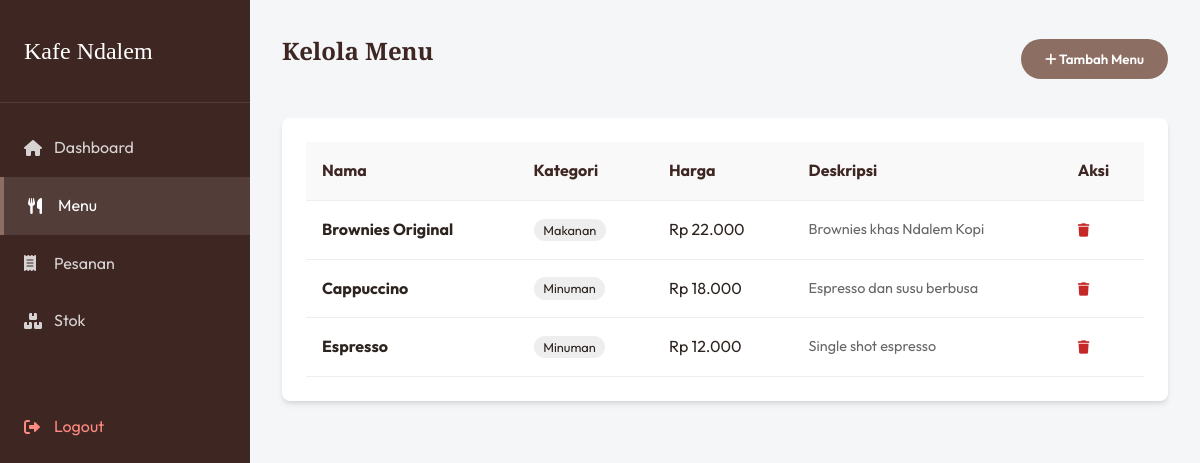
The app's page /manage_menu.php (signed in) with its own data.
### tables this page shows
CREATE TABLE `menu` (
  `id` int(11) NOT NULL,
  `name` varchar(150) NOT NULL,
  `category` varchar(100) DEFAULT NULL,
  `price` decimal(12,2) NOT NULL,
  `description` text,
  `is_active` tinyint(1) DEFAULT '1',
  `created_at` timestamp NULL DEFAULT CURRENT_TIMESTAMP
);

### manage_menu.php (the view, shortened to what this page needs)
<?php
require_once 'config.php';
$menu_list = $conn->query("SELECT * FROM menu ORDER BY category, name");
?>
<!DOCTYPE html>
<html lang="id">
<head>
    <link rel="stylesheet" href="style.css">
    <link href="https://cdnjs.cloudflare.com/ajax/libs/font-awesome/6.0.0/css/all.min.css" rel="stylesheet">
</head>
<body>
    <div class="admin-layout">
        <nav class="sidebar">
            <div class="sidebar-brand">Kafe Ndalem</div>
            <div class="sidebar-menu">
                <a href="dashboard.php"><i class="fas fa-home"></i> Dashboard</a>
                <a href="manage_menu.php" class="active"><i class="fas fa-utensils"></i> Menu</a>
                <a href="orders.php"><i class="fas fa-receipt"></i> Pesanan</a>
                <a href="stock.php"><i class="fas fa-boxes"></i> Stok</a>
                <a href="logout.php" style="margin-top: 3rem; color: #ff8a80;"><i class="fas fa-sign-out-alt"></i> Logout</a>
            </div>
        </nav>
        <main class="main-content">
            <header style="display: flex; justify-content: space-between; align-items: center; margin-bottom: 2rem;">
                <h2>Kelola Menu</h2>
                <button onclick="openModal()" class="btn btn-primary"><i class="fas fa-plus"></i> Tambah Menu</button>
            </header>
            <div class="card">
                <table>
                    <thead>
                        <tr>
                            <th>Nama</th>
                            <th>Kategori</th>
                            <th>Harga</th>
                            <th>Deskripsi</th>
                            <th>Aksi</th>
                        </tr>
                    </thead>
                    <tbody>
                        <?php while($row = $menu_list->fetch_assoc()): ?>
                        <tr>
                            <td><strong><?= htmlspecialchars($row['name']) ?></strong></td>
                            <td><span style="background: #eee; padding: 0.2rem 0.6rem; border-radius: 20px; font-size: 0.8rem;"><?= htmlspecialchars($row['category']) ?></span></td>
                            <td>Rp <?= number_format($row['price'], 0, ',', '.') ?></td>
                            <td style="color: #666; font-size: 0.9rem;"><?= htmlspecialchars($row['description']) ?></td>
                            <td>
                                <form method="POST" onsubmit="return confirm('Hapus menu ini?');" style="display:inline;">
                                    <button type="submit" style="color: #c62828; background: none; border: none; cursor: pointer;">
                                        <i class="fas fa-trash"></i>
                                    </button>
                                </form>
                            </td>
                        </tr>
                        <?php endwhile; ?>
                    </tbody>
                </table>
            </div>
        </main>
    </div>
</body>
</html>

### style.css (style rules this page uses)
:root { --primary-color: #8d6e63; --secondary-color: #d7ccc8; --accent-color: #3e2723; --background-color: #fdfbf7; --text-color: #2d2420; --light-text: #6d4c41; --success: #66bb6a; --danger: #ef5350; --glass: rgba(255, 255, 255, 0.9); --shadow: 0 4px 6px -1px rgba(0, 0, 0, 0.1), 0 2px 4px -1px rgba(0, 0, 0, 0.06); --transition: all 0.3s cubic-bezier(0.4, 0, 0.2, 1); }
* { margin: 0; padding: 0; box-sizing: border-box; }
body { font-family: "Outfit", sans-serif; background-color: var(--background-color); color: var(--text-color); line-height: 1.6; overflow-x: hidden; }
html { scroll-behavior: smooth; scroll-padding-top: 100px; }
h1, h2, h3, h4, h5, h6 { font-family: "Playfair Display", serif; color: var(--accent-color); margin-bottom: 1rem; }
a { text-decoration: none; color: inherit; transition: var(--transition); }
.btn { display: inline-block; padding: 0.75rem 1.5rem; border-radius: 50px; font-weight: 600; cursor: pointer; border: none; transition: var(--transition); font-family: "Outfit", sans-serif; }
.btn-primary { background-color: var(--primary-color); color: white; }

### manage_menu.php (style rules this page uses)
.admin-layout { display: flex; min-height: 100vh; }
.sidebar { width: 250px; background-color: var(--accent-color); color: white; padding: 2rem 0; position: fixed; height: 100%; top:0; left:0; }
.sidebar-brand { padding: 0 1.5rem 2rem; font-size: 1.5rem; font-family: 'Playfair Display', serif; border-bottom: 1px solid rgba(255,255,255,0.1); }
.sidebar-menu { margin-top: 1rem; }
.sidebar-menu a { display: flex; align-items: center; padding: 1rem 1.5rem; color: rgba(255,255,255,0.8); text-decoration: none; transition: 0.3s; }
.sidebar-menu a:hover, .sidebar-menu a.active { background-color: rgba(255,255,255,0.1); color: white; border-left: 4px solid var(--primary-color); }
.sidebar-menu i { width: 30px; }
.main-content { flex: 1; margin-left: 250px; padding: 2rem; background-color: #f4f6f8; }
.card { background: white; padding: 1.5rem; border-radius: 8px; box-shadow: var(--shadow); margin-bottom: 2rem; }
table { width: 100%; border-collapse: collapse; }
th, td { text-align: left; padding: 1rem; border-bottom: 1px solid #eee; }
th { background-color: #f9f9f9; color: var(--accent-color); }

### records on screen
menu: name "Brownies Original", category "Makanan", price "22.000", description "Brownies khas Ndalem Kopi"
menu: name "Cappuccino", category "Minuman", price "18.000", description "Espresso dan susu berbusa"
menu: name "Espresso", category "Minuman", price "12.000", description "Single shot espresso"
